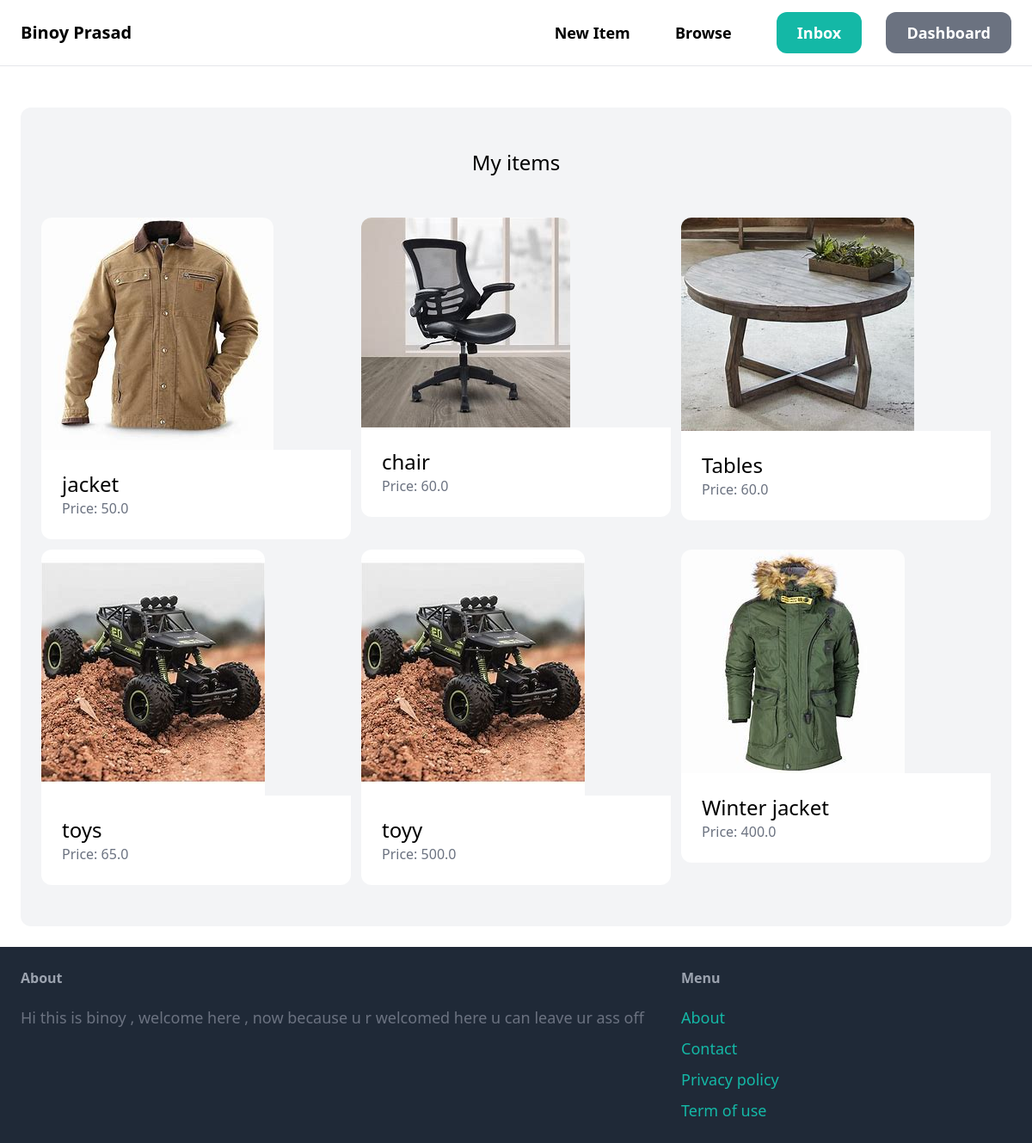
/dashboard/ (signed in), run on the app's committed database.
### item/models.py (models this page shows, shortened)
class Item(models.Model):
     category = models.ForeignKey(Category, related_name='items', on_delete=models.CASCADE)
     name = models.CharField(max_length=255)
     description = models.TextField(blank=True, null=True)
     price = models.FloatField()
     image = models.ImageField(upload_to='item_images', blank=True, null=True)
     is_sold = models.BooleanField(default=False)
     created_by = models.ForeignKey(User, related_name='items', on_delete=models.CASCADE)
     created_at = models.DateTimeField(auto_now_add=True)

### dashboard/views.py (the view)
# urls.py: path('', views.index, name='index'),
@login_required
def index(request):
    items = Item.objects.filter(created_by=request.user)
    return render(request, 'dashboard/index.html', {
        'items': items,
    })

### dashboard/templates/dashboard/index.html (shortened to what this page needs)
{% extends 'core/base.html' %}
{% block content %}
    <div class="mt-6 px-6 py-12 bg-gray-100 rounded-xl">
        <h2 class="mb-12 text-2xl text-center">My items</h2>
        <div class="grid grid-cols-3 gap-3">
            {% for item in items %}
                <div>
                    <a href="{% url 'item:detail' item.id %}">
                        <div>
                            <img src="{{ item.image.url }}" class="rounded-t-xl">
                        </div>
                        <div class="p-6 bg-white rounded-b-xl">
                            <h2 class="text-2xl">{{ item.name }}</h2>
                            <p class="text-gray-500">Price: {{ item.price }}</p>
                        </div>
                    </a>
                </div>
            {% endfor %}
        </div>
    </div>
{% endblock %}

### data on the page
Item: image (picture), name "jacket", price "50.0"
Item: image (picture), name "chair", price "60.0"
Item: image (picture), name "Tables", price "60.0"
Item: image (picture), name "toys", price "65.0"
Item: image (picture), name "toyy", price "500.0"
Item: image (picture), name "Winter jacket", price "400.0"
